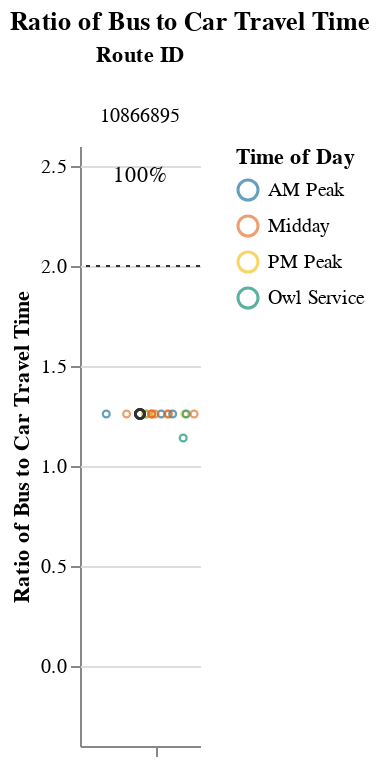
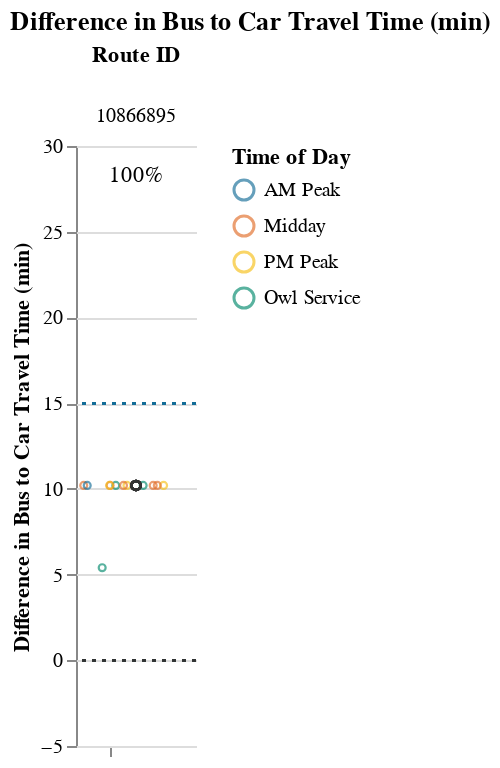

The notebook cell these images were saved under, in order:
### Markdown cell above
## Viable Competitive Routes
### Short Routes (< 1 hr)

### Code cell
# Allow for possibility that operator doesn't have routes that fall into certain route_groups
# But, jupyterbook will not like markdown with f-string
# separate out route_group and put in each cell, and use try/except + if to display...
# but all 3 route groups must be displayed. just add sentence about why no routes were returned at the end
route_group = "short"
try:
    subset_routes, mult, diff  = setup_charts(df, PCT_COMPETITIVE_THRESHOLD, route_group)
    
    if len(subset_routes) > 0:
        display(
            Markdown(
                f"{CAPTIONS_DICT[route_group]}"
                "Within each route group, routes are sorted in descending order "
                "by % competitive trips and # trips below the additional time cut-off."
            )
        )

        display(mult)
        display(diff)
except:
    print("No routes meet this criteria.")

### Figure 1 — Vega-Lite specification as saved in the notebook (floating-point values rounded to 4 significant figures)
{"config": {"view": {"continuousWidth": 400, "continuousHeight": 300, "stroke": null}, "facet": {"spacing": 0}}, "data": {"name": "data-b365b0fa0afcf9087aa311e37ffb5ab1"}, "facet": {"column": {"field": "route_id", "sort": ["10866895"], "title": "Route ID", "type": "nominal"}}, "spec": {"layer": [{"mark": {"type": "point", "opacity": 0.65, "size": 12, "strokeWidth": 1.1}, "encoding": {"color": {"field": "time_of_day", "scale": {"range": ["#136C97", "#E16B26", "#F6BF16", "#00896B", "#7790A3", "#5B559C"]}, "sort": ["AM Peak", "Midday", "PM Peak", "Owl Service"], "title": "Time of Day", "type": "nominal"}, "tooltip": [{"field": "route_id", "type": "nominal"}, {"field": "trip_id", "type": "nominal"}, {"field": "service_hours", "type": "quantitative"}, {"field": "car_duration_hours", "type": "quantitative"}, {"field": "bus_multiplier", "type": "quantitative"}, {"field": "bus_difference", "type": "quantitative"}, {"field": "num_trips", "type": "quantitative"}, {"field": "num_competitive", "type": "quantitative"}, {"field": "pct_trips_competitive", "type": "quantitative"}, {"field": "p25", "type": "quantitative"}, {"field": "p50", "type": "quantitative"}, {"field": "p75", "type": "quantitative"}], "x": {"axis": {"grid": false, "labels": false, "ticks": true, "values": [0]}, "field": "jitter", "scale": {}, "title": null, "type": "quantitative"}, "y": {"field": "bus_multiplier", "scale": {"domain": [-0.25, 2.5]}, "title": "Ratio of Bus to Car Travel Time", "type": "quantitative"}}, "selection": {"selector001": {"type": "interval", "bind": "scales", "encodings": ["x", "y"]}}, "transform": [{"calculate": "sqrt(-2*log(random()))*cos(2*PI*random())", "as": "jitter"}], "width": 60}, {"layer": [{"mark": {"type": "point", "opacity": 0.6, "size": 20, "strokeWidth": 1.3}, "encoding": {"color": {"value": "#323434"}, "y": {"field": "bus_multiplier", "type": "quantitative"}}, "transform": [{"filter": "(datum.p50_trip === 1)"}]}, {"mark": {"type": "rule", "strokeDash": [2, 3]}, "encoding": {"color": {"value": "#323434"}, "y": {"field": "cutoff", "type": "quantitative"}}}, {"mark": {"type": "text", "align": "center", "baseline": "middle"}, "encoding": {"color": {"value": "black"}, "text": {"field": "pct_trips_competitive", "format": ".0%", "type": "quantitative"}, "tooltip": [{"field": "route_id", "type": "nominal"}, {"field": "trip_id", "type": "nominal"}, {"field": "service_hours", "type": "quantitative"}, {"field": "car_duration_hours", "type": "quantitative"}, {"field": "bus_multiplier", "type": "quantitative"}, {"field": "bus_difference", "type": "quantitative"}, {"field": "num_trips", "type": "quantitative"}, {"field": "num_competitive", "type": "quantitative"}, {"field": "pct_trips_competitive", "type": "quantitative"}, {"field": "p25", "type": "quantitative"}, {"field": "p50", "type": "quantitative"}, {"field": "p75", "type": "quantitative"}], "x": {"value": 30}, "y": {"value": 15}}, "transform": [{"calculate": "sqrt(-2*log(random()))*cos(2*PI*random())", "as": "jitter"}, {"filter": "(datum.fastest_trip === 1)"}]}]}]}, "resolve": {"scale": {"y": "shared"}}, "title": "Ratio of Bus to Car Travel Time", "$schema": "https://vega.github.io/schema/vega-lite/v4.17.0.json", "datasets": {"data-b365b0fa0afcf9087aa311e37ffb5ab1": [{"calitp_itp_id": 287, "trip_key": 2075759021022404747, "trip_id": "10866895|10866878:T16|21:15:00", "shape_id": "10866895:1", "route_id": "10866895", "service_hours": 0.75, "trip_first_departure_ts": 76500, "trip_last_arrival_ts": 79200, "departure_hour": 21, "time_of_day": "Owl Service", "p25": 0.83, "p50": 0.83, "p75": 0.83, "p50_trip": 0, "fastest_trip": 1, "car_duration_hours": 0.66, "competitive_route": 1, "bus_multiplier": 1.14, "bus_difference": 5.4, "num_trips": 16, "num_competitive": 16, "pct_trips_competitive": 1.0, "bus_difference_spread": 4.8, "route_group": "short", "max_trip_hrs": 0.83, "max_trip_route_group": 1.0, "name": "City of San Luis Obispo", "caltrans_district": "05 - San Luis Obispo", "drmt_organization_name": null, "cutoff2": 15.0, "cutoff": 2}, {"calitp_itp_id": 287, "trip_key": -8911019656804120762, "trip_id": "10866895|10866878:T9|14:15:00", "shape_id": "10866895:1", "route_id": "10866895", "service_hours": 0.83, "trip_first_departure_ts": 51300, "trip_last_arrival_ts": 54300, "departure_hour": 14, "time_of_day": "Midday", "p25": 0.83, "p50": 0.83, "p75": 0.83, "p50_trip": 1, "fastest_trip": 0, "car_duration_hours": 0.66, "competitive_route": 1, "bus_multiplier": 1.26, "bus_difference": 10.2, "num_trips": 16, "num_competitive": 16, "pct_trips_competitive": 1.0, "bus_difference_spread": 4.8, "route_group": "short", "max_trip_hrs": 0.83, "max_trip_route_group": 1.0, "name": "City of San Luis Obispo", "caltrans_district": "05 - San Luis Obispo", "drmt_organization_name": null, "cutoff2": 15.0, "cutoff": 2}, {"calitp_itp_id": 287, "trip_key": -6859023468594061135, "trip_id": "10866895|10866878:T13|18:15:00", "shape_id": "10866895:1", "route_id": "10866895", "service_hours": 0.83, "trip_first_departure_ts": 65700, "trip_last_arrival_ts": 68700, "departure_hour": 18, "time_of_day": "PM Peak", "p25": 0.83, "p50": 0.83, "p75": 0.83, "p50_trip": 1, "fastest_trip": 0, "car_duration_hours": 0.66, "competitive_route": 1, "bus_multiplier": 1.26, "bus_difference": 10.2, "num_trips": 16, "num_competitive": 16, "pct_trips_competitive": 1.0, "bus_difference_spread": 4.8, "route_group": "short", "max_trip_hrs": 0.83, "max_trip_route_group": 1.0, "name": "City of San Luis Obispo", "caltrans_district": "05 - San Luis Obispo", "drmt_organization_name": null, "cutoff2": 15.0, "cutoff": 2}, {"calitp_itp_id": 287, "trip_key": 8814693209229709741, "trip_id": "10866895|10866878:T4|9:15:00", "shape_id": "10866895:1", "route_id": "10866895", "service_hours": 0.83, "trip_first_departure_ts": 33300, "trip_last_arrival_ts": 36300, "departure_hour": 9, "time_of_day": "AM Peak", "p25": 0.83, "p50": 0.83, "p75": 0.83, "p50_trip": 1, "fastest_trip": 0, "car_duration_hours": 0.66, "competitive_route": 1, "bus_multiplier": 1.26, "bus_difference": 10.2, "num_trips": 16, "num_competitive": 16, "pct_trips_competitive": 1.0, "bus_difference_spread": 4.8, "route_group": "short", "max_trip_hrs": 0.83, "max_trip_route_group": 1.0, "name": "City of San Luis Obispo", "caltrans_district": "05 - San Luis Obispo", "drmt_organization_name": null, "cutoff2": 15.0, "cutoff": 2}, {"calitp_itp_id": 287, "trip_key": -7202346461268337744, "trip_id": "10866895|10866878:T3|8:15:00", "shape_id": "10866895:1", "route_id": "10866895", "service_hours": 0.83, "trip_first_departure_ts": 29700, "trip_last_arrival_ts": 32700, "departure_hour": 8, "time_of_day": "AM Peak", "p25": 0.83, "p50": 0.83, "p75": 0.83, "p50_trip": 1, "fastest_trip": 0, "car_duration_hours": 0.66, "competitive_route": 1, "bus_multiplier": 1.26, "bus_difference": 10.2, "num_trips": 16, "num_competitive": 16, "pct_trips_competitive": 1.0, "bus_difference_spread": 4.8, "route_group": "short", "max_trip_hrs": 0.83, "max_trip_route_group": 1.0, "name": "City of San Luis Obispo", "caltrans_district": "05 - San Luis Obispo", "drmt_organization_name": null, "cutoff2": 15.0, "cutoff": 2}, {"calitp_itp_id": 287, "trip_key": -7476821872269480158, "trip_id": "10866895|10866878:T1|6:15:00", "shape_id": "10866895:1", "route_id": "10866895", "service_hours": 0.83, "trip_first_departure_ts": 22500, "trip_last_arrival_ts": 25500, "departure_hour": 6, "time_of_day": "Owl Service", "p25": 0.83, "p50": 0.83, "p75": 0.83, "p50_trip": 1, "fastest_trip": 0, "car_duration_hours": 0.66, "competitive_route": 1, "bus_multiplier": 1.26, "bus_difference": 10.2, "num_trips": 16, "num_competitive": 16, "pct_trips_competitive": 1.0, "bus_difference_spread": 4.8, "route_group": "short", "max_trip_hrs": 0.83, "max_trip_route_group": 1.0, "name": "City of San Luis Obispo", "caltrans_district": "05 - San Luis Obispo", "drmt_organization_name": null, "cutoff2": 15.0, "cutoff": 2}, {"calitp_itp_id": 287, "trip_key": -7380387715759825857, "trip_id": "10866895|10866878:T12|17:15:00", "shape_id": "10866895:1", "route_id": "10866895", "service_hours": 0.83, "trip_first_departure_ts": 62100, "trip_last_arrival_ts": 65100, "departure_hour": 17, "time_of_day": "PM Peak", "p25": 0.83, "p50": 0.83, "p75": 0.83, "p50_trip": 1, "fastest_trip": 0, "car_duration_hours": 0.66, "competitive_route": 1, "bus_multiplier": 1.26, "bus_difference": 10.2, "num_trips": 16, "num_competitive": 16, "pct_trips_competitive": 1.0, "bus_difference_spread": 4.8, "route_group": "short", "max_trip_hrs": 0.83, "max_trip_route_group": 1.0, "name": "City of San Luis Obispo", "caltrans_district": "05 - San Luis Obispo", "drmt_organization_name": null, "cutoff2": 15.0, "cutoff": 2}, {"calitp_itp_id": 287, "trip_key": -2262073648913017249, "trip_id": "10866895|10866878:T6|11:15:00", "shape_id": "10866895:1", "route_id": "10866895", "service_hours": 0.83, "trip_first_departure_ts": 40500, "trip_last_arrival_ts": 43500, "departure_hour": 11, "time_of_day": "Midday", "p25": 0.83, "p50": 0.83, "p75": 0.83, "p50_trip": 1, "fastest_trip": 0, "car_duration_hours": 0.66, "competitive_route": 1, "bus_multiplier": 1.26, "bus_difference": 10.2, "num_trips": 16, "num_competitive": 16, "pct_trips_competitive": 1.0, "bus_difference_spread": 4.8, "route_group": "short", "max_trip_hrs": 0.83, "max_trip_route_group": 1.0, "name": "City of San Luis Obispo", "caltrans_district": "05 - San Luis Obispo", "drmt_organization_name": null, "cutoff2": 15.0, "cutoff": 2}, {"calitp_itp_id": 287, "trip_key": 4048141449126518879, "trip_id": "10866895|10866878:T11|16:15:00", "shape_id": "10866895:1", "route_id": "10866895", "service_hours": 0.83, "trip_first_departure_ts": 58500, "trip_last_arrival_ts": 61500, "departure_hour": 16, "time_of_day": "Midday", "p25": 0.83, "p50": 0.83, "p75": 0.83, "p50_trip": 1, "fastest_trip": 0, "car_duration_hours": 0.66, "competitive_route": 1, "bus_multiplier": 1.26, "bus_difference": 10.2, "num_trips": 16, "num_competitive": 16, "pct_trips_competitive": 1.0, "bus_difference_spread": 4.8, "route_group": "short", "max_trip_hrs": 0.83, "max_trip_route_group": 1.0, "name": "City of San Luis Obispo", "caltrans_district": "05 - San Luis Obispo", "drmt_organization_name": null, "cutoff2": 15.0, "cutoff": 2}, {"calitp_itp_id": 287, "trip_key": 8756076818352833383, "trip_id": "10866895|10866878:T10|15:15:00", "shape_id": "10866895:1", "route_id": "10866895", "service_hours": 0.83, "trip_first_departure_ts": 54900, "trip_last_arrival_ts": 57900, "departure_hour": 15, "time_of_day": "Midday", "p25": 0.83, "p50": 0.83, "p75": 0.83, "p50_trip": 1, "fastest_trip": 0, "car_duration_hours": 0.66, "competitive_route": 1, "bus_multiplier": 1.26, "bus_difference": 10.2, "num_trips": 16, "num_competitive": 16, "pct_trips_competitive": 1.0, "bus_difference_spread": 4.8, "route_group": "short", "max_trip_hrs": 0.83, "max_trip_route_group": 1.0, "name": "City of San Luis Obispo", "caltrans_district": "05 - San Luis Obispo", "drmt_organization_name": null, "cutoff2": 15.0, "cutoff": 2}, {"calitp_itp_id": 287, "trip_key": -337138823151757011, "trip_id": "10866895|10866878:T2|7:15:00", "shape_id": "10866895:1", "route_id": "10866895", "service_hours": 0.83, "trip_first_departure_ts": 26100, "trip_last_arrival_ts": 29100, "departure_hour": 7, "time_of_day": "AM Peak", "p25": 0.83, "p50": 0.83, "p75": 0.83, "p50_trip": 1, "fastest_trip": 0, "car_duration_hours": 0.66, "competitive_route": 1, "bus_multiplier": 1.26, "bus_difference": 10.2, "num_trips": 16, "num_competitive": 16, "pct_trips_competitive": 1.0, "bus_difference_spread": 4.8, "route_group": "short", "max_trip_hrs": 0.83, "max_trip_route_group": 1.0, "name": "City of San Luis Obispo", "caltrans_district": "05 - San Luis Obispo", "drmt_organization_name": null, "cutoff2": 15.0, "cutoff": 2}, {"calitp_itp_id": 287, "trip_key": 8690689891617402664, "trip_id": "10866895|10866878:T5|10:15:00", "shape_id": "10866895:1", "route_id": "10866895", "service_hours": 0.83, "trip_first_departure_ts": 36900, "trip_last_arrival_ts": 39900, "departure_hour": 10, "time_of_day": "Midday", "p25": 0.83, "p50": 0.83, "p75": 0.83, "p50_trip": 1, "fastest_trip": 0, "car_duration_hours": 0.66, "competitive_route": 1, "bus_multiplier": 1.26, "bus_difference": 10.2, "num_trips": 16, "num_competitive": 16, "pct_trips_competitive": 1.0, "bus_difference_spread": 4.8, "route_group": "short", "max_trip_hrs": 0.83, "max_trip_route_group": 1.0, "name": "City of San Luis Obispo", "caltrans_district": "05 - San Luis Obispo", "drmt_organization_name": null, "cutoff2": 15.0, "cutoff": 2}, {"calitp_itp_id": 287, "trip_key": 8403400176178132488, "trip_id": "10866895|10866878:T8|13:15:00", "shape_id": "10866895:1", "route_id": "10866895", "service_hours": 0.83, "trip_first_departure_ts": 47700, "trip_last_arrival_ts": 50700, "departure_hour": 13, "time_of_day": "Midday", "p25": 0.83, "p50": 0.83, "p75": 0.83, "p50_trip": 1, "fastest_trip": 0, "car_duration_hours": 0.66, "competitive_route": 1, "bus_multiplier": 1.26, "bus_difference": 10.2, "num_trips": 16, "num_competitive": 16, "pct_trips_competitive": 1.0, "bus_difference_spread": 4.8, "route_group": "short", "max_trip_hrs": 0.83, "max_trip_route_group": 1.0, "name": "City of San Luis Obispo", "caltrans_district": "05 - San Luis Obispo", "drmt_organization_name": null, "cutoff2": 15.0, "cutoff": 2}, {"calitp_itp_id": 287, "trip_key": 5691201698693500380, "trip_id": "10866895|10866878:T14|19:15:00", "shape_id": "10866895:1", "route_id": "10866895", "service_hours": 0.83, "trip_first_departure_ts": 69300, "trip_last_arrival_ts": 72300, "departure_hour": 19, "time_of_day": "PM Peak", "p25": 0.83, "p50": 0.83, "p75": 0.83, "p50_trip": 1, "fastest_trip": 0, "car_duration_hours": 0.66, "competitive_route": 1, "bus_multiplier": 1.26, "bus_difference": 10.2, "num_trips": 16, "num_competitive": 16, "pct_trips_competitive": 1.0, "bus_difference_spread": 4.8, "route_group": "short", "max_trip_hrs": 0.83, "max_trip_route_group": 1.0, "name": "City of San Luis Obispo", "caltrans_district": "05 - San Luis Obispo", "drmt_organization_name": null, "cutoff2": 15.0, "cutoff": 2}, {"calitp_itp_id": 287, "trip_key": -3997273526614680756, "trip_id": "10866895|10866878:T15|20:15:00", "shape_id": "10866895:1", "route_id": "10866895", "service_hours": 0.83, "trip_first_departure_ts": 72900, "trip_last_arrival_ts": 75900, "departure_hour": 20, "time_of_day": "Owl Service", "p25": 0.83, "p50": 0.83, "p75": 0.83, "p50_trip": 1, "fastest_trip": 0, "car_duration_hours": 0.66, "competitive_route": 1, "bus_multiplier": 1.26, "bus_difference": 10.2, "num_trips": 16, "num_competitive": 16, "pct_trips_competitive": 1.0, "bus_difference_spread": 4.8, "route_group": "short", "max_trip_hrs": 0.83, "max_trip_route_group": 1.0, "name": "City of San Luis Obispo", "caltrans_district": "05 - San Luis Obispo", "drmt_organization_name": null, "cutoff2": 15.0, "cutoff": 2}, {"calitp_itp_id": 287, "trip_key": 7084391541408794417, "trip_id": "10866895|10866878:T7|12:15:00", "shape_id": "10866895:1", "route_id": "10866895", "service_hours": 0.83, "trip_first_departure_ts": 44100, "trip_last_arrival_ts": 47100, "departure_hour": 12, "time_of_day": "Midday", "p25": 0.83, "p50": 0.83, "p75": 0.83, "p50_trip": 1, "fastest_trip": 0, "car_duration_hours": 0.66, "competitive_route": 1, "bus_multiplier": 1.26, "bus_difference": 10.2, "num_trips": 16, "num_competitive": 16, "pct_trips_competitive": 1.0, "bus_difference_spread": 4.8, "route_group": "short", "max_trip_hrs": 0.83, "max_trip_route_group": 1.0, "name": "City of San Luis Obispo", "caltrans_district": "05 - San Luis Obispo", "drmt_organization_name": null, "cutoff2": 15.0, "cutoff": 2}]}}

### Figure 2 — Vega-Lite specification as saved in the notebook (floating-point values rounded to 4 significant figures)
{"config": {"view": {"continuousWidth": 400, "continuousHeight": 300, "stroke": null}, "facet": {"spacing": 0}}, "data": {"name": "data-766cff414c13c1c59c690f277685d5cd"}, "facet": {"column": {"field": "route_id", "sort": ["10866895"], "title": "Route ID", "type": "nominal"}}, "spec": {"layer": [{"mark": {"type": "point", "opacity": 0.65, "size": 12, "strokeWidth": 1.1}, "encoding": {"color": {"field": "time_of_day", "scale": {"range": ["#136C97", "#E16B26", "#F6BF16", "#00896B", "#7790A3", "#5B559C"]}, "sort": ["AM Peak", "Midday", "PM Peak", "Owl Service"], "title": "Time of Day", "type": "nominal"}, "tooltip": [{"field": "route_id", "type": "nominal"}, {"field": "trip_id", "type": "nominal"}, {"field": "service_hours", "type": "quantitative"}, {"field": "car_duration_hours", "type": "quantitative"}, {"field": "bus_multiplier", "type": "quantitative"}, {"field": "bus_difference", "type": "quantitative"}, {"field": "num_trips", "type": "quantitative"}, {"field": "num_competitive", "type": "quantitative"}, {"field": "pct_trips_competitive", "type": "quantitative"}, {"field": "p25", "type": "quantitative"}, {"field": "p50", "type": "quantitative"}, {"field": "p75", "type": "quantitative"}], "x": {"axis": {"grid": false, "labels": false, "ticks": true, "values": [0]}, "field": "jitter", "scale": {}, "title": null, "type": "quantitative"}, "y": {"field": "bus_difference", "scale": {"domain": [-5, 30.0]}, "title": "Difference in Bus to Car Travel Time (min)", "type": "quantitative"}}, "selection": {"selector002": {"type": "interval", "bind": "scales", "encodings": ["x", "y"]}}, "transform": [{"calculate": "sqrt(-2*log(random()))*cos(2*PI*random())", "as": "jitter"}], "width": 60}, {"layer": [{"mark": {"type": "point", "opacity": 0.6, "size": 20, "strokeWidth": 1.3}, "encoding": {"color": {"value": "#323434"}, "y": {"field": "bus_difference", "type": "quantitative"}}, "transform": [{"filter": "(datum.p50_trip === 1)"}]}, {"mark": {"type": "rule", "strokeDash": [2, 3]}, "encoding": {"color": {"value": "#323434"}, "y": {"field": "cutoff", "type": "quantitative"}}}, {"mark": {"type": "rule", "strokeDash": [2, 3]}, "encoding": {"color": {"value": "#136C97"}, "y": {"field": "cutoff2", "type": "quantitative"}}}, {"mark": {"type": "text", "align": "center", "baseline": "middle"}, "encoding": {"color": {"value": "black"}, "text": {"field": "pct_trips_competitive", "format": ".0%", "type": "quantitative"}, "tooltip": [{"field": "route_id", "type": "nominal"}, {"field": "trip_id", "type": "nominal"}, {"field": "service_hours", "type": "quantitative"}, {"field": "car_duration_hours", "type": "quantitative"}, {"field": "bus_multiplier", "type": "quantitative"}, {"field": "bus_difference", "type": "quantitative"}, {"field": "num_trips", "type": "quantitative"}, {"field": "num_competitive", "type": "quantitative"}, {"field": "pct_trips_competitive", "type": "quantitative"}, {"field": "p25", "type": "quantitative"}, {"field": "p50", "type": "quantitative"}, {"field": "p75", "type": "quantitative"}], "x": {"value": 30}, "y": {"value": 15}}, "transform": [{"calculate": "sqrt(-2*log(random()))*cos(2*PI*random())", "as": "jitter"}, {"filter": "(datum.fastest_trip === 1)"}]}]}]}, "resolve": {"scale": {"y": "shared"}}, "title": "Difference in Bus to Car Travel Time (min)", "$schema": "https://vega.github.io/schema/vega-lite/v4.17.0.json", "datasets": {"data-766cff414c13c1c59c690f277685d5cd": [{"calitp_itp_id": 287, "trip_key": 2075759021022404747, "trip_id": "10866895|10866878:T16|21:15:00", "shape_id": "10866895:1", "route_id": "10866895", "service_hours": 0.75, "trip_first_departure_ts": 76500, "trip_last_arrival_ts": 79200, "departure_hour": 21, "time_of_day": "Owl Service", "p25": 0.83, "p50": 0.83, "p75": 0.83, "p50_trip": 0, "fastest_trip": 1, "car_duration_hours": 0.66, "competitive_route": 1, "bus_multiplier": 1.14, "bus_difference": 5.4, "num_trips": 16, "num_competitive": 16, "pct_trips_competitive": 1.0, "bus_difference_spread": 4.8, "route_group": "short", "max_trip_hrs": 0.83, "max_trip_route_group": 1.0, "name": "City of San Luis Obispo", "caltrans_district": "05 - San Luis Obispo", "drmt_organization_name": null, "cutoff2": 15.0, "cutoff": 0}, {"calitp_itp_id": 287, "trip_key": -8911019656804120762, "trip_id": "10866895|10866878:T9|14:15:00", "shape_id": "10866895:1", "route_id": "10866895", "service_hours": 0.83, "trip_first_departure_ts": 51300, "trip_last_arrival_ts": 54300, "departure_hour": 14, "time_of_day": "Midday", "p25": 0.83, "p50": 0.83, "p75": 0.83, "p50_trip": 1, "fastest_trip": 0, "car_duration_hours": 0.66, "competitive_route": 1, "bus_multiplier": 1.26, "bus_difference": 10.2, "num_trips": 16, "num_competitive": 16, "pct_trips_competitive": 1.0, "bus_difference_spread": 4.8, "route_group": "short", "max_trip_hrs": 0.83, "max_trip_route_group": 1.0, "name": "City of San Luis Obispo", "caltrans_district": "05 - San Luis Obispo", "drmt_organization_name": null, "cutoff2": 15.0, "cutoff": 0}, {"calitp_itp_id": 287, "trip_key": -6859023468594061135, "trip_id": "10866895|10866878:T13|18:15:00", "shape_id": "10866895:1", "route_id": "10866895", "service_hours": 0.83, "trip_first_departure_ts": 65700, "trip_last_arrival_ts": 68700, "departure_hour": 18, "time_of_day": "PM Peak", "p25": 0.83, "p50": 0.83, "p75": 0.83, "p50_trip": 1, "fastest_trip": 0, "car_duration_hours": 0.66, "competitive_route": 1, "bus_multiplier": 1.26, "bus_difference": 10.2, "num_trips": 16, "num_competitive": 16, "pct_trips_competitive": 1.0, "bus_difference_spread": 4.8, "route_group": "short", "max_trip_hrs": 0.83, "max_trip_route_group": 1.0, "name": "City of San Luis Obispo", "caltrans_district": "05 - San Luis Obispo", "drmt_organization_name": null, "cutoff2": 15.0, "cutoff": 0}, {"calitp_itp_id": 287, "trip_key": 8814693209229709741, "trip_id": "10866895|10866878:T4|9:15:00", "shape_id": "10866895:1", "route_id": "10866895", "service_hours": 0.83, "trip_first_departure_ts": 33300, "trip_last_arrival_ts": 36300, "departure_hour": 9, "time_of_day": "AM Peak", "p25": 0.83, "p50": 0.83, "p75": 0.83, "p50_trip": 1, "fastest_trip": 0, "car_duration_hours": 0.66, "competitive_route": 1, "bus_multiplier": 1.26, "bus_difference": 10.2, "num_trips": 16, "num_competitive": 16, "pct_trips_competitive": 1.0, "bus_difference_spread": 4.8, "route_group": "short", "max_trip_hrs": 0.83, "max_trip_route_group": 1.0, "name": "City of San Luis Obispo", "caltrans_district": "05 - San Luis Obispo", "drmt_organization_name": null, "cutoff2": 15.0, "cutoff": 0}, {"calitp_itp_id": 287, "trip_key": -7202346461268337744, "trip_id": "10866895|10866878:T3|8:15:00", "shape_id": "10866895:1", "route_id": "10866895", "service_hours": 0.83, "trip_first_departure_ts": 29700, "trip_last_arrival_ts": 32700, "departure_hour": 8, "time_of_day": "AM Peak", "p25": 0.83, "p50": 0.83, "p75": 0.83, "p50_trip": 1, "fastest_trip": 0, "car_duration_hours": 0.66, "competitive_route": 1, "bus_multiplier": 1.26, "bus_difference": 10.2, "num_trips": 16, "num_competitive": 16, "pct_trips_competitive": 1.0, "bus_difference_spread": 4.8, "route_group": "short", "max_trip_hrs": 0.83, "max_trip_route_group": 1.0, "name": "City of San Luis Obispo", "caltrans_district": "05 - San Luis Obispo", "drmt_organization_name": null, "cutoff2": 15.0, "cutoff": 0}, {"calitp_itp_id": 287, "trip_key": -7476821872269480158, "trip_id": "10866895|10866878:T1|6:15:00", "shape_id": "10866895:1", "route_id": "10866895", "service_hours": 0.83, "trip_first_departure_ts": 22500, "trip_last_arrival_ts": 25500, "departure_hour": 6, "time_of_day": "Owl Service", "p25": 0.83, "p50": 0.83, "p75": 0.83, "p50_trip": 1, "fastest_trip": 0, "car_duration_hours": 0.66, "competitive_route": 1, "bus_multiplier": 1.26, "bus_difference": 10.2, "num_trips": 16, "num_competitive": 16, "pct_trips_competitive": 1.0, "bus_difference_spread": 4.8, "route_group": "short", "max_trip_hrs": 0.83, "max_trip_route_group": 1.0, "name": "City of San Luis Obispo", "caltrans_district": "05 - San Luis Obispo", "drmt_organization_name": null, "cutoff2": 15.0, "cutoff": 0}, {"calitp_itp_id": 287, "trip_key": -7380387715759825857, "trip_id": "10866895|10866878:T12|17:15:00", "shape_id": "10866895:1", "route_id": "10866895", "service_hours": 0.83, "trip_first_departure_ts": 62100, "trip_last_arrival_ts": 65100, "departure_hour": 17, "time_of_day": "PM Peak", "p25": 0.83, "p50": 0.83, "p75": 0.83, "p50_trip": 1, "fastest_trip": 0, "car_duration_hours": 0.66, "competitive_route": 1, "bus_multiplier": 1.26, "bus_difference": 10.2, "num_trips": 16, "num_competitive": 16, "pct_trips_competitive": 1.0, "bus_difference_spread": 4.8, "route_group": "short", "max_trip_hrs": 0.83, "max_trip_route_group": 1.0, "name": "City of San Luis Obispo", "caltrans_district": "05 - San Luis Obispo", "drmt_organization_name": null, "cutoff2": 15.0, "cutoff": 0}, {"calitp_itp_id": 287, "trip_key": -2262073648913017249, "trip_id": "10866895|10866878:T6|11:15:00", "shape_id": "10866895:1", "route_id": "10866895", "service_hours": 0.83, "trip_first_departure_ts": 40500, "trip_last_arrival_ts": 43500, "departure_hour": 11, "time_of_day": "Midday", "p25": 0.83, "p50": 0.83, "p75": 0.83, "p50_trip": 1, "fastest_trip": 0, "car_duration_hours": 0.66, "competitive_route": 1, "bus_multiplier": 1.26, "bus_difference": 10.2, "num_trips": 16, "num_competitive": 16, "pct_trips_competitive": 1.0, "bus_difference_spread": 4.8, "route_group": "short", "max_trip_hrs": 0.83, "max_trip_route_group": 1.0, "name": "City of San Luis Obispo", "caltrans_district": "05 - San Luis Obispo", "drmt_organization_name": null, "cutoff2": 15.0, "cutoff": 0}, {"calitp_itp_id": 287, "trip_key": 4048141449126518879, "trip_id": "10866895|10866878:T11|16:15:00", "shape_id": "10866895:1", "route_id": "10866895", "service_hours": 0.83, "trip_first_departure_ts": 58500, "trip_last_arrival_ts": 61500, "departure_hour": 16, "time_of_day": "Midday", "p25": 0.83, "p50": 0.83, "p75": 0.83, "p50_trip": 1, "fastest_trip": 0, "car_duration_hours": 0.66, "competitive_route": 1, "bus_multiplier": 1.26, "bus_difference": 10.2, "num_trips": 16, "num_competitive": 16, "pct_trips_competitive": 1.0, "bus_difference_spread": 4.8, "route_group": "short", "max_trip_hrs": 0.83, "max_trip_route_group": 1.0, "name": "City of San Luis Obispo", "caltrans_district": "05 - San Luis Obispo", "drmt_organization_name": null, "cutoff2": 15.0, "cutoff": 0}, {"calitp_itp_id": 287, "trip_key": 8756076818352833383, "trip_id": "10866895|10866878:T10|15:15:00", "shape_id": "10866895:1", "route_id": "10866895", "service_hours": 0.83, "trip_first_departure_ts": 54900, "trip_last_arrival_ts": 57900, "departure_hour": 15, "time_of_day": "Midday", "p25": 0.83, "p50": 0.83, "p75": 0.83, "p50_trip": 1, "fastest_trip": 0, "car_duration_hours": 0.66, "competitive_route": 1, "bus_multiplier": 1.26, "bus_difference": 10.2, "num_trips": 16, "num_competitive": 16, "pct_trips_competitive": 1.0, "bus_difference_spread": 4.8, "route_group": "short", "max_trip_hrs": 0.83, "max_trip_route_group": 1.0, "name": "City of San Luis Obispo", "caltrans_district": "05 - San Luis Obispo", "drmt_organization_name": null, "cutoff2": 15.0, "cutoff": 0}, {"calitp_itp_id": 287, "trip_key": -337138823151757011, "trip_id": "10866895|10866878:T2|7:15:00", "shape_id": "10866895:1", "route_id": "10866895", "service_hours": 0.83, "trip_first_departure_ts": 26100, "trip_last_arrival_ts": 29100, "departure_hour": 7, "time_of_day": "AM Peak", "p25": 0.83, "p50": 0.83, "p75": 0.83, "p50_trip": 1, "fastest_trip": 0, "car_duration_hours": 0.66, "competitive_route": 1, "bus_multiplier": 1.26, "bus_difference": 10.2, "num_trips": 16, "num_competitive": 16, "pct_trips_competitive": 1.0, "bus_difference_spread": 4.8, "route_group": "short", "max_trip_hrs": 0.83, "max_trip_route_group": 1.0, "name": "City of San Luis Obispo", "caltrans_district": "05 - San Luis Obispo", "drmt_organization_name": null, "cutoff2": 15.0, "cutoff": 0}, {"calitp_itp_id": 287, "trip_key": 8690689891617402664, "trip_id": "10866895|10866878:T5|10:15:00", "shape_id": "10866895:1", "route_id": "10866895", "service_hours": 0.83, "trip_first_departure_ts": 36900, "trip_last_arrival_ts": 39900, "departure_hour": 10, "time_of_day": "Midday", "p25": 0.83, "p50": 0.83, "p75": 0.83, "p50_trip": 1, "fastest_trip": 0, "car_duration_hours": 0.66, "competitive_route": 1, "bus_multiplier": 1.26, "bus_difference": 10.2, "num_trips": 16, "num_competitive": 16, "pct_trips_competitive": 1.0, "bus_difference_spread": 4.8, "route_group": "short", "max_trip_hrs": 0.83, "max_trip_route_group": 1.0, "name": "City of San Luis Obispo", "caltrans_district": "05 - San Luis Obispo", "drmt_organization_name": null, "cutoff2": 15.0, "cutoff": 0}, {"calitp_itp_id": 287, "trip_key": 8403400176178132488, "trip_id": "10866895|10866878:T8|13:15:00", "shape_id": "10866895:1", "route_id": "10866895", "service_hours": 0.83, "trip_first_departure_ts": 47700, "trip_last_arrival_ts": 50700, "departure_hour": 13, "time_of_day": "Midday", "p25": 0.83, "p50": 0.83, "p75": 0.83, "p50_trip": 1, "fastest_trip": 0, "car_duration_hours": 0.66, "competitive_route": 1, "bus_multiplier": 1.26, "bus_difference": 10.2, "num_trips": 16, "num_competitive": 16, "pct_trips_competitive": 1.0, "bus_difference_spread": 4.8, "route_group": "short", "max_trip_hrs": 0.83, "max_trip_route_group": 1.0, "name": "City of San Luis Obispo", "caltrans_district": "05 - San Luis Obispo", "drmt_organization_name": null, "cutoff2": 15.0, "cutoff": 0}, {"calitp_itp_id": 287, "trip_key": 5691201698693500380, "trip_id": "10866895|10866878:T14|19:15:00", "shape_id": "10866895:1", "route_id": "10866895", "service_hours": 0.83, "trip_first_departure_ts": 69300, "trip_last_arrival_ts": 72300, "departure_hour": 19, "time_of_day": "PM Peak", "p25": 0.83, "p50": 0.83, "p75": 0.83, "p50_trip": 1, "fastest_trip": 0, "car_duration_hours": 0.66, "competitive_route": 1, "bus_multiplier": 1.26, "bus_difference": 10.2, "num_trips": 16, "num_competitive": 16, "pct_trips_competitive": 1.0, "bus_difference_spread": 4.8, "route_group": "short", "max_trip_hrs": 0.83, "max_trip_route_group": 1.0, "name": "City of San Luis Obispo", "caltrans_district": "05 - San Luis Obispo", "drmt_organization_name": null, "cutoff2": 15.0, "cutoff": 0}, {"calitp_itp_id": 287, "trip_key": -3997273526614680756, "trip_id": "10866895|10866878:T15|20:15:00", "shape_id": "10866895:1", "route_id": "10866895", "service_hours": 0.83, "trip_first_departure_ts": 72900, "trip_last_arrival_ts": 75900, "departure_hour": 20, "time_of_day": "Owl Service", "p25": 0.83, "p50": 0.83, "p75": 0.83, "p50_trip": 1, "fastest_trip": 0, "car_duration_hours": 0.66, "competitive_route": 1, "bus_multiplier": 1.26, "bus_difference": 10.2, "num_trips": 16, "num_competitive": 16, "pct_trips_competitive": 1.0, "bus_difference_spread": 4.8, "route_group": "short", "max_trip_hrs": 0.83, "max_trip_route_group": 1.0, "name": "City of San Luis Obispo", "caltrans_district": "05 - San Luis Obispo", "drmt_organization_name": null, "cutoff2": 15.0, "cutoff": 0}, {"calitp_itp_id": 287, "trip_key": 7084391541408794417, "trip_id": "10866895|10866878:T7|12:15:00", "shape_id": "10866895:1", "route_id": "10866895", "service_hours": 0.83, "trip_first_departure_ts": 44100, "trip_last_arrival_ts": 47100, "departure_hour": 12, "time_of_day": "Midday", "p25": 0.83, "p50": 0.83, "p75": 0.83, "p50_trip": 1, "fastest_trip": 0, "car_duration_hours": 0.66, "competitive_route": 1, "bus_multiplier": 1.26, "bus_difference": 10.2, "num_trips": 16, "num_competitive": 16, "pct_trips_competitive": 1.0, "bus_difference_spread": 4.8, "route_group": "short", "max_trip_hrs": 0.83, "max_trip_route_group": 1.0, "name": "City of San Luis Obispo", "caltrans_district": "05 - San Luis Obispo", "drmt_organization_name": null, "cutoff2": 15.0, "cutoff": 0}]}}
